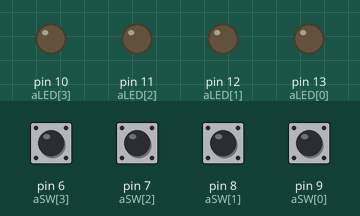
Bench run of a sketch on a simulated Arduino Uno, built with avr-gcc and run on an emulated ATmega328P. Shown: output pins drawn as LEDs (lit = HIGH). The inputs (shaded band) are chosen by the test bench; at power-on: pin 6 (aSW[3]), pin 7 (aSW[2]), pin 8 (aSW[1]), pin 9 (aSW[0]) LOW.

Above: at 1.2 s.
1.3 s: pin 6 (aSW[3]) pulled HIGH for 0.15 s
At 2.4 s:
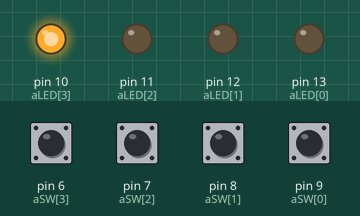
2.9 s: pin 7 (aSW[2]) pulled HIGH for 0.15 s
At 3.6 s:
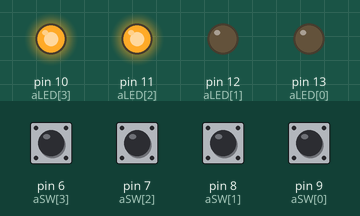
4.5 s: pin 8 (aSW[1]) pulled HIGH for 0.15 s
At 4.8 s:
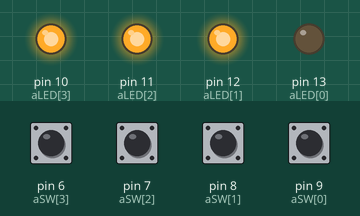
6.1 s: pin 9 (aSW[0]) pulled HIGH for 0.15 s
At 7.2 s:
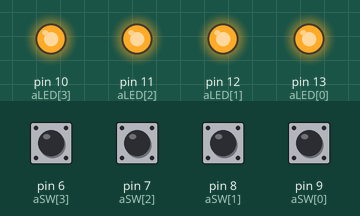
7.7 s: pin 6 (aSW[3]) pulled HIGH for 1 s
At 8.5 s:
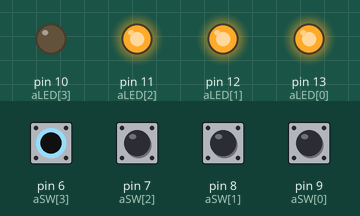
10.2 s: pin 7 (aSW[2]) pulled HIGH for 1 s
At 11.6 s:
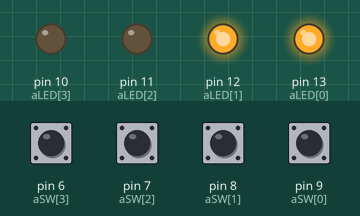
Timing chart, 0 to 13.2 s (numbered marks = the images above; inputs shaded):
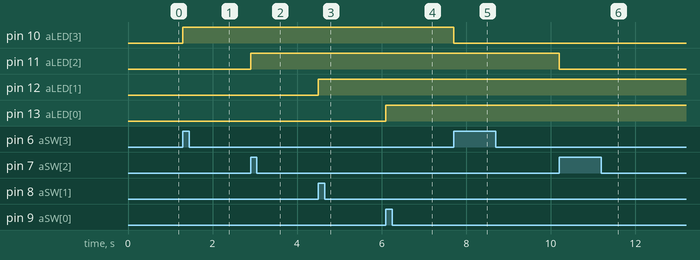

The sketch:

switch06.ino
```cpp
//스위치 엣지 체크를 이용한 led 제어
int aLED[4] = {13, 12, 11, 10};
int aSW[4] = {9, 8, 7, 6};
int output[4] = {LOW, LOW, LOW, LOW};

boolean pre_val[4] = {LOW,LOW,LOW,LOW};
boolean cur_val[4] = {LOW,LOW,LOW,LOW};

void setup() {
  // put your setup code here, to run once:
  Serial.begin(115200);

  for (int i = 0; i < 4; i++) {
    pinMode(aLED[i], OUTPUT);
    pinMode(aSW[i], INPUT);
    digitalWrite(aLED[i], output[i]);
  }

}

void loop() {
  // put your main code here, to run repeatedly:

  for (int k = 0; k < 4; k++) {
    cur_val[k] = digitalRead(aSW[k]);
    if (pre_val[k] == LOW && cur_val[k] == HIGH ) { //rising edge check
      if (output[k] == LOW) output[k] = HIGH;
      else output[k] = LOW;
      digitalWrite(aLED[k],output[k]);
    }
    pre_val[k]=cur_val[k];
  }

}
```

Measured:
- after the input at 1.3 s, pin 10 (aLED[3]): LOW → HIGH at once
- after the input at 2.9 s, pin 11 (aLED[2]): LOW → HIGH at once
- after the input at 4.5 s, pin 12 (aLED[1]): LOW → HIGH at once
- after the input at 6.1 s, pin 13 (aLED[0]): LOW → HIGH at once
- after the input at 7.7 s, pin 10 (aLED[3]): HIGH → LOW at once
- after the input at 10.2 s, pin 11 (aLED[2]): HIGH → LOW at once
